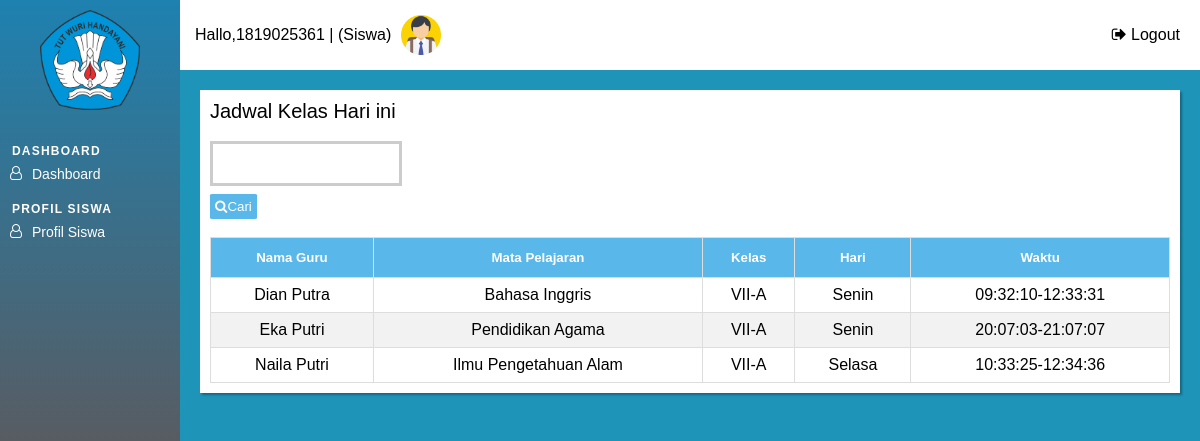
/siswa/halaman_siswa.php?page=dashboard (signed in), run on the app's committed database.
### tables this page shows
CREATE TABLE `tbl_guru` (
  `id_guru` int(11) NOT NULL,
  `nip` char(18) NOT NULL,
  `nama_guru` varchar(50) NOT NULL,
  `alamat_guru` varchar(50) DEFAULT NULL,
  `jenis_kelamin` varchar(10) NOT NULL,
  `tempat_lahir` varchar(30) NOT NULL,
  `tanggal_lahir` date DEFAULT NULL,
  `no_telp` varchar(20) NOT NULL,
  `foto_guru` varchar(50) DEFAULT NULL
);

CREATE TABLE `tbl_mapel` (
  `id_mapel` int(11) NOT NULL,
  `kode_mapel` char(10) NOT NULL,
  `nama_mapel` varchar(50) NOT NULL,
  `semester` int(11) DEFAULT NULL
);

CREATE TABLE `tbl_kelas` (
  `id_kelas` int(11) NOT NULL,
  `kode_kelas` char(10) NOT NULL,
  `nama_kelas` varchar(30) NOT NULL
);

CREATE TABLE `tbl_jadwal` (
  `id_jadwal` int(11) NOT NULL,
  `id_guru` int(11) NOT NULL,
  `id_mapel` int(11) NOT NULL,
  `id_kelas` int(11) NOT NULL,
  `hari` varchar(10) DEFAULT NULL,
  `jam_masuk` time DEFAULT NULL,
  `jam_keluar` time DEFAULT NULL
);

### siswa/dashboard.php (the view, shortened to what this page needs)
<?php
include "../config/koneksi.php";
?>
<div class="tabel-page">
	<div class="tabel-heading">
		Jadwal Kelas Hari ini
	</div>
	<div class="search-box">
		<form method="GET" action="" autocomplete="off">
			<input type="text" name="keyword">
			<button class="button-input" id="myBtn" type="submit" name="cari">
			<i class="fa fa-search" aria-hidden="true"></i>Cari
			</button>
			<br><br>
		</form>
	</div>
	<table id="list-data" class="display">
		<thead>
			<tr>
				<th><h5>Nama Guru</h5></th>
				<th><h5>Mata Pelajaran</h5></th>
				<th><h5>Kelas</h5></th>
				<th><h5>Hari</h5></th>
				<th><h5>Waktu</h5></th>
			</tr>
		</thead>
		<?php
		if(isset($_GET['cari'])) {
			$keyword = $_GET['keyword'];
			$sql ="SELECT * from tbl_guru as g
					INNER JOIN tbl_mengajar as me ON  g.id_guru = me.id_guru
					INNER JOIN tbl_mapel as m ON m.id_mapel = me.id_mapel
					INNER JOIN tbl_jadwal as j ON j.id_mapel = me.id_mapel AND j.id_guru = g.id_guru
					INNER JOIN tbl_kelas as k ON k.id_kelas = j.id_kelas
					WHERE
					nama_guru LIKE '%$keyword%' OR
					nama_mapel LIKE '%$keyword%' OR
					nama_kelas LIKE '%$keyword%' OR
					hari LIKE '%$keyword%'";
 			} else {
			$sql ="SELECT * from tbl_guru as g
			INNER JOIN tbl_mengajar as me ON  g.id_guru = me.id_guru
			INNER JOIN tbl_mapel as m ON m.id_mapel = me.id_mapel
			INNER JOIN tbl_jadwal as j ON j.id_mapel = me.id_mapel AND j.id_guru = g.id_guru
			INNER JOIN tbl_kelas as k ON k.id_kelas = j.id_kelas
			ORDER BY k.nama_kelas";
			 }
			 $result = mysqli_query($conn, $sql) or die(mysqli_error($conn));
			if (mysqli_num_rows($result) > 0) {
		    	while($row = mysqli_fetch_assoc($result)) {
		?>
		        <tr>
		        	<td><?php echo $row["nama_guru"];?></td>
		        	<td><?php echo $row["nama_mapel"];?></td>
		        	<td><?php echo $row["nama_kelas"];?></td>
					<td><?php echo $row["hari"];?></td>
		        	<td><?php echo $row["jam_masuk"]."-".$row["jam_keluar"];?></td>
		        </tr>
		<?php
		    	}
			}
		?>
	</table>
</div>

### assets/css/halaman_admin.css (style rules this page uses)
* { padding: 0; margin: 0; box-sizing: border-box; }
body { font: 16px sans-serif; }

### assets/css/tabel.css (style rules this page uses)
.tabel-page { background-color: #FFFF; box-shadow: 2px 2px 2px rgba(0, 0, 0,0.3); padding: 10px; width: 100%; height: auto; }
#list-data { font: 16px sans-serif; border-collapse: collapse; width: 100%; }
#list-data td, #list-data th { border: 1px solid #ddd; padding: 8px; text-align: center; }
#list-data tr:nth-child(even) { background-color: #f2f2f2; }
#list-data th { padding-top: 12px; padding-bottom: 12px; text-align: center; background-color: #59b7e9; color: white; }
.tabel-heading { font-size: 20px; margin-bottom: 10px; }
.button-input { background-color: #59b7e9; border-radius: 5%; padding : 5px; border: none; color: #FFFFFF; }
.search-box { width: 20%; float: left; margin-right: 10%; }

### assets/css/modal.css (style rules this page uses)
input[type=text], input[type=password], input[type=number] { width: 100%; padding: 12px 10px; margin: 8px 0; box-sizing: border-box; border: 3px solid #ccc; outline: none; }

### data on the page
tbl_guru: nama_guru "Dian Putra", tbl_mapel.nama_mapel "Bahasa Inggris", tbl_kelas.nama_kelas "VII-A", tbl_jadwal.hari "Senin", tbl_jadwal.jam_masuk "09:32:10", tbl_jadwal.jam_keluar "12:33:31"
tbl_guru: nama_guru "Eka Putri", tbl_mapel.nama_mapel "Pendidikan Agama", tbl_kelas.nama_kelas "VII-A", tbl_jadwal.hari "Senin", tbl_jadwal.jam_masuk "20:07:03", tbl_jadwal.jam_keluar "21:07:07"
tbl_guru: nama_guru "Naila Putri", tbl_mapel.nama_mapel "Ilmu Pengetahuan Alam", tbl_kelas.nama_kelas "VII-A", tbl_jadwal.hari "Selasa", tbl_jadwal.jam_masuk "10:33:25", tbl_jadwal.jam_keluar "12:34:36"

### other printed values
$_SESSION['username'] "1819025361"
